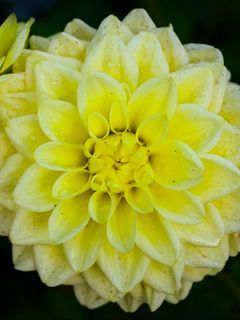
#> input picture 4 year/ЦОС/Lab3/image.jpg, 240 x 320 px
$ python main.py ../Lab3/image.jpg ../Lab3/image.jpg
#> lines starting #> are read from the running program, lines starting #| are printed output that depends on the picture
import numpy as np

from PIL import Image
from PIL import ImageOps
from tqdm import tqdm

from scipy.ndimage import shift

class ImageProcessing(object):
    def __init__(self, im1: Image, im2: Image = None) -> None:
        self.im1: Image = im1
#> self.im1 is the input picture: PIL image 240x320 RGB; mean R, G, B 142, 149.5, 54.3
        self.im2: Image = im2
        self.gsim1: Image = ImageOps.grayscale(im1)
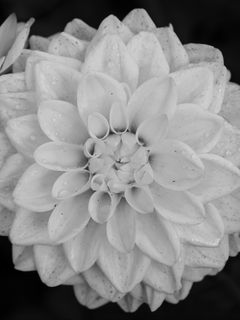
#> self.gsim1: PIL image 240x320 L; min 0, max 216, mean 136.4
        self.im1_npa: np.ndarray = np.array(self.gsim1)
        if im2 != None:
            self.gsim2: Image = ImageOps.grayscale(im2)
            self.im2_npa: np.ndarray = np.array(self.gsim2)

    def norm(self, npa: np.ndarray) -> np.ndarray:
        return (npa - np.mean(npa)) / np.std(npa)

    def corr(self) -> np.ndarray:
        w1, h1 = self.im1.size
#> w1 = 240; h1 = 320
        w2, h2 = self.im2.size
#> w2 = 240; h2 = 320
        n_im1_npa: np.ndarray = self.norm(self.im1_npa)
#> in norm, `return (npa - np.mean(npa)) / np.std(npa)`:
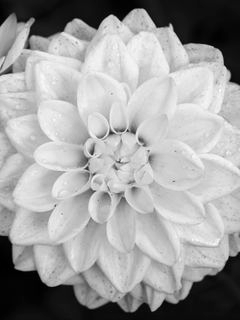
#> returned value: shape (320, 240) float64; min -2.08, max 1.21, mean -1.42e-16; drawn with min black and max white
        n_im2_npa: np.ndarray = self.norm(self.im2_npa)
        corr_npa: np.ndarray = np.zeros(shape=(w1, h1))
        for x in tqdm(range(0, w1), leave=False):
            for y in tqdm(range(0, h1), leave=False):
                pn_im2_npa: np.ndarray = np.pad(
                    n_im1_npa[x:, y:],
                    [(0, abs(min(w1-x+w2, 0))),
                     (0, abs(min(h1-y+h2, 0)))],
                    mode="constant",
                    constant_values=0
                )
                pn_im2_npa = np.resize(pn_im2_npa, n_im2_npa.shape)
                corr_npa[x, y] = np.sum(pn_im2_npa * n_im2_npa)
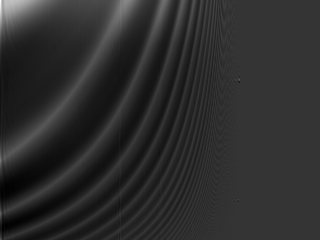
#> corr_npa: shape (240, 320) float64; min -20055.4, max 76800, mean -2637.9; drawn with min black and max white
#> pn_im2_npa: shape (320, 240) float64; every value is 0
        return corr_npa

    def autocorr(self) -> np.ndarray:
        height, width = self.im1_npa.shape
        autocorr = np.zeros(shape=(height, width))
        n_im1_npa: np.ndarray = self.norm(self.im1_npa)
        for dy in tqdm(range(height), leave=False):
            for dx in tqdm(range(width), leave=False):
                autocorr[dy, dx] = np.sum(n_im1_npa * np.roll(n_im1_npa, shift=(dy, dx), axis=(0, 1)))
        return autocorr

    def show_corr(self, corr: np.ndarray) -> None:
        import matplotlib.pyplot as plt
        tw, th = self.im2.size
#> tw = 240; th = 320
        y, x = np.unravel_index(np.argmax(corr), corr.shape)
#> y = 0; x = 0

        plt.imshow(corr, cmap='gray')
        plt.colorbar(label='corr')
        plt.show()
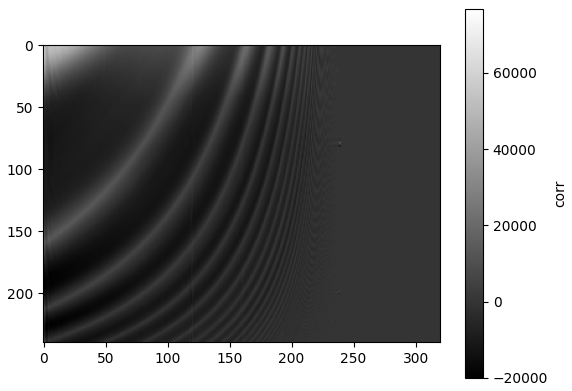
#> figure drawn by matplotlib, 2 panels

        plt.figure(figsize=(10, 10))
        plt.imshow(self.im1, cmap='gray')
        rect = plt.Rectangle((x, y), tw, th, edgecolor='r', facecolor='none')
        plt.gca().add_patch(rect)
        plt.show()
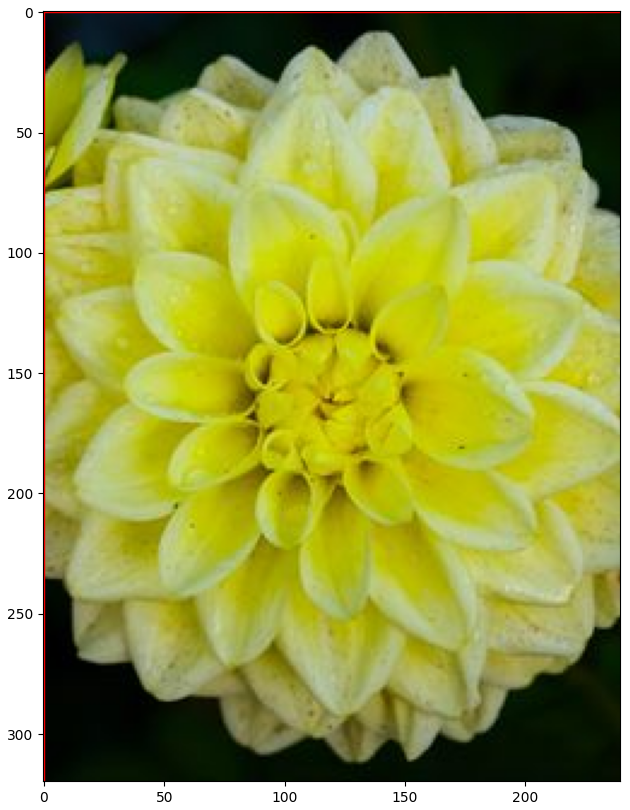
#> figure drawn by matplotlib, 1 panel

    def show_autocorr(self, autocorr: np.ndarray) -> None:
        import matplotlib.pyplot as plt
        plt.imshow(self.im1, cmap='gray')
        plt.show()

        plt.imshow(autocorr, cmap='hot')
        plt.colorbar(label='autocorr')
        plt.show()

    '''
    @staticmethod
    def fft(x: np.ndarray) -> np.ndarray:
        n: int = len(x)
        if n <= 1:
            return x
        e: np.ndarray = ImageProcessing.fft(x[0::2])
        o: np.ndarray = ImageProcessing.fft(x[1::2])
        temp: np.ndarray = [np.exp(-2j*np.pi*k/n)*o[k] for k in range(n//2)]
        return np.array([e[k] + temp[k] for k in range(n//2)] + [e[k] - temp[k] for k in range(n//2)])

    @staticmethod
    def ifft(x: np.ndarray) -> np.ndarray:
        n: int = len(x)
        if n <= 1:
            return x
        e: np.ndarray = ImageProcessing.ifft(x[0::2])
        o: np.ndarray = ImageProcessing.ifft(x[1::2])
        temp: np.ndarray = [np.exp(2j*np.pi*k/n)*o[k] for k in range(n//2)]
        return np.array([e[k] + temp[k] for k in range(n//2)] + [e[k] - temp[k] for k in range(n//2)]) / 2

    @staticmethod
    def fft2d(x: np.ndarray) -> np.ndarray:
        fft_rows = np.array([ImageProcessing.fft(row) for row in x])
        fft_2d = np.array([ImageProcessing.fft(column) for column in fft_rows.T]).T
        return fft_2d
    '''

if __name__ == '__main__':
    import sys
    if len(sys.argv) == 2:
        imp = ImageProcessing(
            Image.open(sys.argv[1]),
            None
        )
        corr = imp.autocorr()
        imp.show_autocorr(corr)
    if len(sys.argv) == 3:
        imp = ImageProcessing(
            Image.open(sys.argv[1]),
            Image.open(sys.argv[2]),
        )
        corr = imp.corr()
        imp.show_corr(corr)
    exit(0)
#> (the program exits here)
